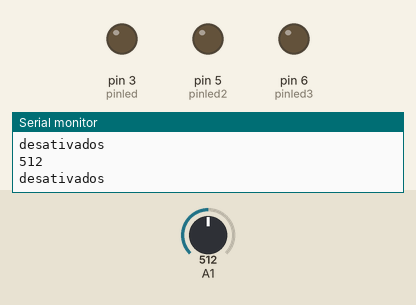
Bench run of a sketch on a simulated Arduino Uno, built with avr-gcc and run on an emulated ATmega328P. Shown: output pins drawn as LEDs (lit = HIGH), the last lines printed to the serial monitor. The inputs (shaded band) are chosen by the test bench; at power-on: A1 = 512.

Above: at 1.6 s.
1.7 s: A1 set to 11
4.7 s: A1 set to 8
At 5.3 s:
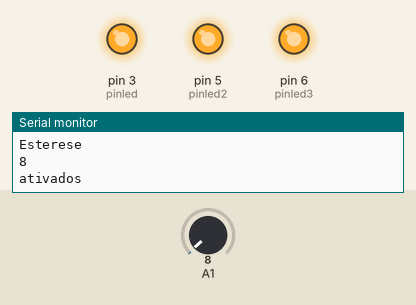
6.3 s: A1 set to 122
At 7.6 s:
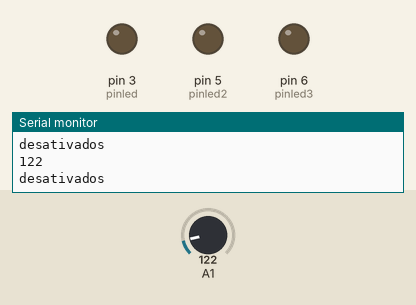
7.9 s: A1 set to 0
At 9.0 s:
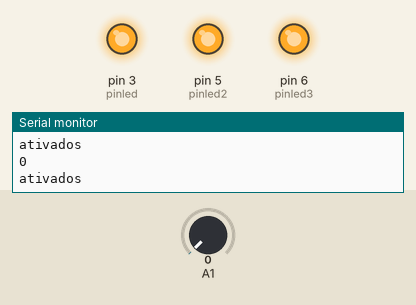
Timing chart, 0 to 10.5 s (numbered marks = the images above; inputs shaded):
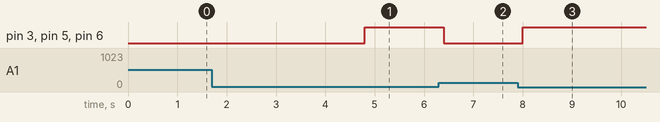

Measured:
- the behaviour switches between 10 and 9 on A1 (found by bisection; images 0 and 1)
- after the input at 4.7 s, pin 3 (pinled), pin 5 (pinled2), pin 6 (pinled3): LOW → HIGH after 0.10 s
- after the input at 6.3 s, pin 3 (pinled), pin 5 (pinled2), pin 6 (pinled3): HIGH → LOW after 0.10 s
- after the input at 7.9 s, pin 3 (pinled), pin 5 (pinled2), pin 6 (pinled3): LOW → HIGH after 0.10 s

The sketch:

11.30.2019_-_LDR_acende_3_LEDs_com_Esterese.ino
```cpp
byte pinled = 3;
byte pinled2 = 5;
byte pinled3 = 6;
void setup() {
    Serial.begin(9600);
    pinMode (pinled,OUTPUT);
    pinMode (pinled2,OUTPUT);
    pinMode (pinled3,OUTPUT);
}
void loop() {
  int val = analogRead(A1);
  int valorAtivacao = 10;
  int valorDesativado = 40;

    Serial.println(val);

     if(val < valorAtivacao ){
              digitalWrite (pinled, HIGH);
              digitalWrite (pinled2, HIGH);
              digitalWrite (pinled3, HIGH);
              Serial.println("ativados");
      }else if(val > valorDesativado ) {
              digitalWrite(pinled, LOW);
              digitalWrite (pinled2, LOW);
              digitalWrite (pinled3, LOW);
              Serial.println("desativados");
         }else if ((val > valorAtivacao) && (val < valorDesativado)){
              digitalWrite(pinled, LOW);
              digitalWrite (pinled2, LOW);
              digitalWrite (pinled3, LOW);
              Serial.println("Esterese");
          }
          delay(800);
}
```
